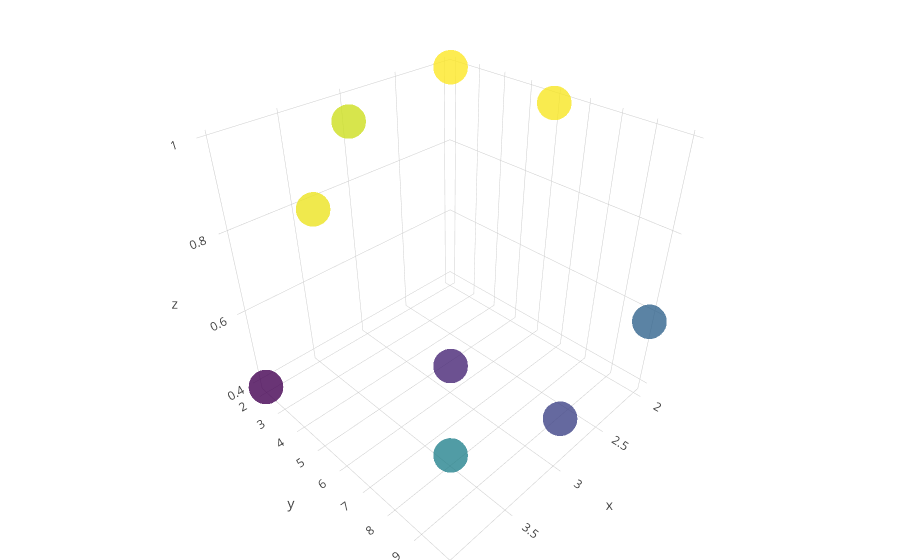

The cell this chart's notebook holds for it:
### Markdown cell above
Independant play take 1

### Code cell
stats = {(3, 2, 100): (0.945588, 0.054412, 0.000000), (2, 2, 100): (0.990994, 0.000000, 0.009006), (4, 2, 100): (0.389271, 0.264621, 0.346109), (3, 6, 100): (0.454001, 0.542341, 0.003659), (4, 6, 100): (0.975144, 0.004282, 0.020575), (2, 6, 100): (0.985648, 0.000000, 0.014352), (4, 10, 100): (0.655949, 0.017309, 0.326742), (2, 10, 100): (0.581616, 0.000000, 0.418384), (3, 10, 100): (0.511151, 0.471175, 0.017673), }
plot_stats(stats)

### Figure 1 — Plotly figure (JSON) as saved in the notebook; plotly's stock layout.template omitted (floating-point values rounded to 4 significant figures)
{"data": [{"marker": {"color": [0.9456, 0.991, 0.3893, 0.454, 0.9751, 0.9856, 0.6559, 0.5816, 0.5112], "colorscale": "Viridis", "opacity": 0.8, "size": 12}, "mode": "markers", "type": "scatter3d", "x": [3, 2, 4, 3, 4, 2, 4, 2, 3], "y": [2, 2, 2, 6, 6, 6, 10, 10, 10], "z": [0.9456, 0.991, 0.3893, 0.454, 0.9751, 0.9856, 0.6559, 0.5816, 0.5112]}], "layout": {"margin": {"b": 0, "l": 0, "r": 0, "t": 0}}}
